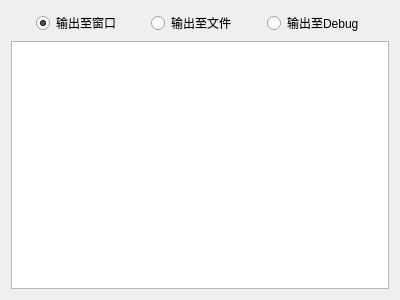
<?xml version="1.0" encoding="UTF-8"?>
<ui version="4.0">
 <class>LogWidget</class>
 <widget class="QWidget" name="LogWidget">
  <property name="geometry">
   <rect>
    <x>0</x>
    <y>0</y>
    <width>400</width>
    <height>300</height>
   </rect>
  </property>
  <property name="windowTitle">
   <string>Widget</string>
  </property>
  <layout class="QGridLayout" name="gridLayout">
   <item row="0" column="0">
    <layout class="QHBoxLayout" name="horizontalLayout">
     <item>
      <spacer name="horizontalSpacer_2">
       <property name="orientation">
        <enum>Qt::Horizontal</enum>
       </property>
       <property name="sizeHint" stdset="0">
        <size>
         <width>40</width>
         <height>20</height>
        </size>
       </property>
      </spacer>
     </item>
     <item>
      <widget class="QRadioButton" name="radioButton_toControl">
       <property name="text">
        <string>输出至窗口</string>
       </property>
       <property name="checked">
        <bool>true</bool>
       </property>
      </widget>
     </item>
     <item>
      <spacer name="horizontalSpacer">
       <property name="orientation">
        <enum>Qt::Horizontal</enum>
       </property>
       <property name="sizeHint" stdset="0">
        <size>
         <width>40</width>
         <height>20</height>
        </size>
       </property>
      </spacer>
     </item>
     <item>
      <widget class="QRadioButton" name="radioButton_ToFile">
       <property name="text">
        <string>输出至文件</string>
       </property>
      </widget>
     </item>
     <item>
      <spacer name="horizontalSpacer_3">
       <property name="orientation">
        <enum>Qt::Horizontal</enum>
       </property>
       <property name="sizeHint" stdset="0">
        <size>
         <width>40</width>
         <height>20</height>
        </size>
       </property>
      </spacer>
     </item>
     <item>
      <widget class="QRadioButton" name="radioButton_ToDebug">
       <property name="text">
        <string>输出至Debug</string>
       </property>
      </widget>
     </item>
     <item>
      <spacer name="horizontalSpacer_4">
       <property name="orientation">
        <enum>Qt::Horizontal</enum>
       </property>
       <property name="sizeHint" stdset="0">
        <size>
         <width>40</width>
         <height>20</height>
        </size>
       </property>
      </spacer>
     </item>
    </layout>
   </item>
   <item row="1" column="0">
    <widget class="QPlainTextEdit" name="plainTextEdit"/>
   </item>
  </layout>
 </widget>
 <layoutdefault spacing="6" margin="11"/>
 <resources/>
 <connections/>
</ui>
